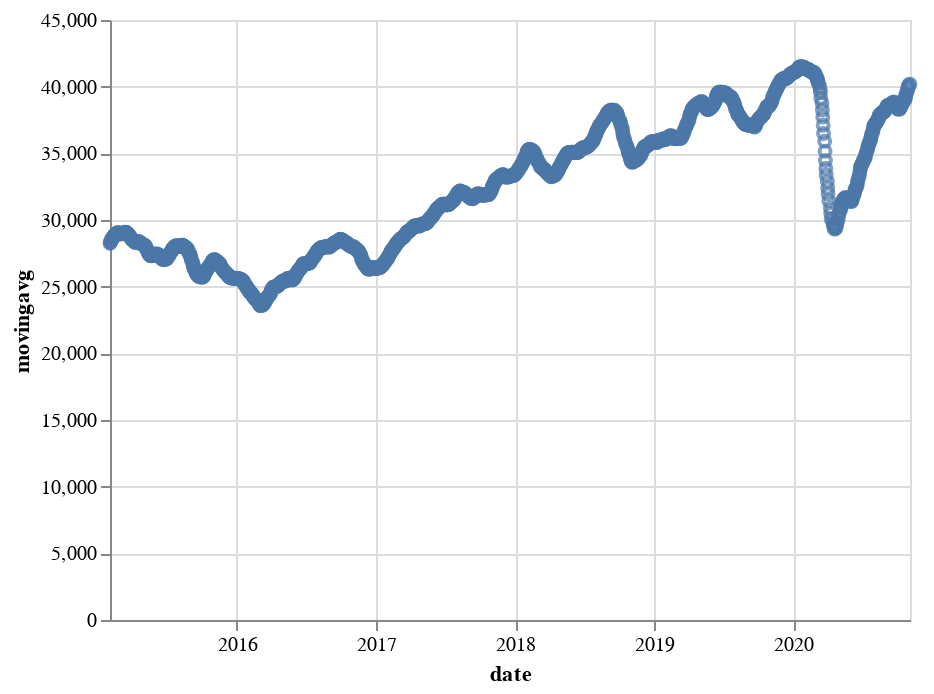

Write notebook code for a chart like this one.
### Code cell
alt.Chart(altdata_fourweek).mark_point().encode(
    x='date',
    y='movingavg'
)

### Figure 1 — Vega-Lite specification as saved in the notebook (floating-point values rounded to 4 significant figures; data arrays with more than 128 entries replaced by an {"elided": "..."} marker saying what was removed)
{"config": {"view": {"continuousWidth": 400, "continuousHeight": 300}}, "data": {"name": "data-243b023a870706b794aff0c306543ac0"}, "mark": "point", "encoding": {"x": {"type": "temporal", "field": "date"}, "y": {"type": "quantitative", "field": "movingavg"}}, "$schema": "https://vega.github.io/schema/vega-lite/v4.8.1.json", "datasets": {"data-243b023a870706b794aff0c306543ac0": {"elided": "1414 records"}}}
